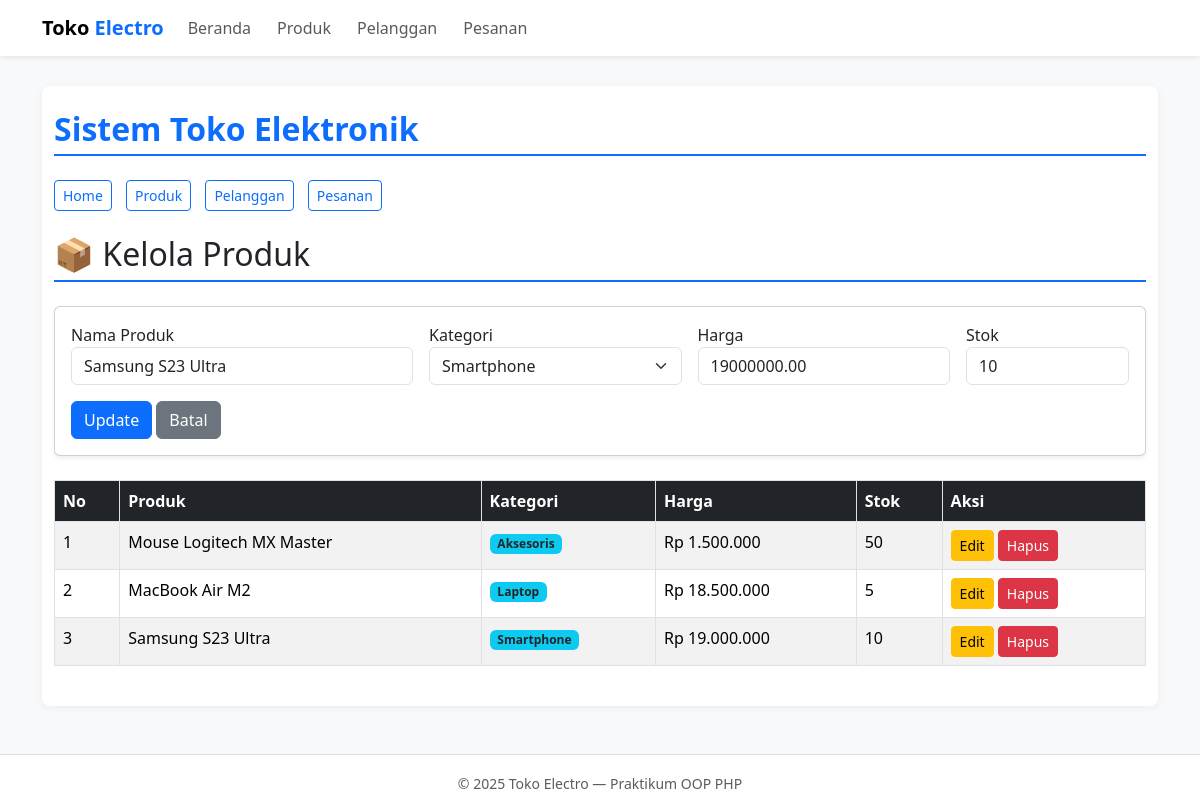
Page /index.php?page=products&edit=1 on the committed database.
### tables this page shows
CREATE TABLE products (
    id INT AUTO_INCREMENT PRIMARY KEY,
    category_id INT,
    name VARCHAR(100) NOT NULL,
    price DECIMAL(10,2) NOT NULL,
    stock INT NOT NULL DEFAULT 0,
    FOREIGN KEY (category_id) REFERENCES categories(id) ON DELETE SET NULL
);

CREATE TABLE categories (
    id INT AUTO_INCREMENT PRIMARY KEY,
    name VARCHAR(50) NOT NULL UNIQUE
);

### config/db.php (called while the page is built, shortened)
<?php
class Database {
    private $host = "localhost";
    private $db_name = "electronic_store_v2";
    private $username = "root";
    private $password = "";
    public function getConnection() {
        $this->conn = null;
        try {
            $this->conn = new PDO("mysql:host=" . $this->host . ";dbname=" . $this->db_name, $this->username, $this->password);
            $this->conn->setAttribute(PDO::ATTR_ERRMODE, PDO::ERRMODE_EXCEPTION);
        } catch(PDOException $e) {
            die("Koneksi Gagal: " . $e->getMessage());
        }
        return $this->conn;
    }
}
?>

### class/Product.php (called while the page is built, shortened)
<?php
require_once __DIR__ . '/../config/db.php';
class Product {
    private $db;
    public function __construct() {
        $this->db = (new Database())->getConnection();
    }
    public function getAll() {
        $sql = "SELECT p.*, c.name as category_name
                FROM products p
                LEFT JOIN categories c ON p.category_id = c.id
                ORDER BY p.id DESC";
        return $this->db->query($sql)->fetchAll(PDO::FETCH_ASSOC);
    }
    public function getById($id) {
        $stmt = $this->db->prepare("SELECT * FROM products WHERE id = ?");
        $stmt->execute([$id]);
        return $stmt->fetch(PDO::FETCH_ASSOC);
    }
}
?>

### class/Category.php (called while the page is built)
<?php
require_once __DIR__ . '/../config/db.php';
class Category {
    private $db;
    public function __construct() {
        $this->db = (new Database())->getConnection();
    }
    public function getAll() {
        $stmt = $this->db->query("SELECT * FROM categories ORDER BY name ASC");
        return $stmt->fetchAll(PDO::FETCH_ASSOC);
    }
}
?>

### view/products.php (the view, shortened to what this page needs)
<?php
require_once __DIR__ . '/../class/Product.php';
require_once __DIR__ . '/../class/Category.php';
$product = new Product();
$category = new Category();
$dataProducts = $product->getAll();
$categories = $category->getAll();
$editData = isset($_GET['edit']) ? $product->getById($_GET['edit']) : null;
?>
<h2 class="mb-4">📦 Kelola Produk</h2>
<div class="card shadow-sm mb-4">
    <div class="card-body">
        <form method="POST" action="index.php?page=products">
            <div class="row g-3">
                <div class="col-md-4">
                    <label>Nama Produk</label>
                    <input type="text" name="name" class="form-control" required value="<?= $editData['name'] ?? '' ?>">
                </div>
                <div class="col-md-3">
                    <label>Kategori</label>
                    <select name="category_id" class="form-select" required>
                        <?php foreach ($categories as $cat): ?>
                            <option value="<?= $cat['id'] ?>" <?= ($editData && $editData['category_id'] == $cat['id']) ? 'selected' : '' ?>>
                                <?= $cat['name'] ?>
                            </option>
                        <?php endforeach; ?>
                    </select>
                </div>
                <div class="col-md-3">
                    <label>Harga</label>
                    <input type="number" name="price" class="form-control" required value="<?= $editData['price'] ?? '' ?>">
                </div>
                <div class="col-md-2">
                    <label>Stok</label>
                    <input type="number" name="stock" class="form-control" required value="<?= $editData['stock'] ?? '' ?>">
                </div>
            </div>
            <div class="mt-3">
                <button class="btn btn-primary"><?= $editData ? 'Update' : 'Simpan' ?></button>
                <?php if ($editData): ?><a href="index.php?page=products" class="btn btn-secondary">Batal</a><?php endif; ?>
            </div>
        </form>
    </div>
</div>
<table class="table table-striped">
    <thead class="table-dark"><tr><th>No</th><th>Produk</th><th>Kategori</th><th>Harga</th><th>Stok</th><th>Aksi</th></tr></thead>
    <tbody>
        <?php $no=1; foreach ($dataProducts as $row): ?>
        <tr>
            <td><?= $no++ ?></td>
            <td><?= htmlspecialchars($row['name']) ?></td>
            <td><span class="badge bg-info text-dark"><?= $row['category_name'] ?? '-' ?></span></td>
            <td>Rp <?= number_format($row['price'],0,',','.') ?></td>
            <td><?= $row['stock'] ?></td>
            <td>
                <a href="index.php?page=products&edit=<?= $row['id'] ?>" class="btn btn-sm btn-warning">Edit</a>
                <a href="index.php?page=products&delete=<?= $row['id'] ?>" onclick="return confirm('Hapus?')" class="btn btn-sm btn-danger">Hapus</a>
            </td>
        </tr>
        <?php endforeach; ?>
    </tbody>
</table>

### style.css (style rules this page uses)
body { font-family: Arial, sans-serif; margin: 0; background-color: #f8f9fa; }
h2 { color: #0d6efd; border-bottom: 2px solid #0d6efd; padding-bottom: 6px; }
table { width: 100%; border-collapse: collapse; margin-top: 20px; }
table th, table td { border: 1px solid #dee2e6; padding: 8px; text-align: left; }
table th { background: #0d6efd; color: white; }
.btn { padding: 5px 10px; border-radius: 4px; text-decoration: none; }

### view/partials/header.php (style rules this page uses)
body { background-color: #f8f9fa; }

### rows in the picture
products: name "Samsung S23 Ultra", category_id "Smartphone", price "19000000.00", stock "10", category.name "Smartphone", price "19.000.000"
products: name "Mouse Logitech MX Master", category.name "Aksesoris", price "1.500.000", stock "50"
products: name "MacBook Air M2", category.name "Laptop", price "18.500.000", stock "5"
